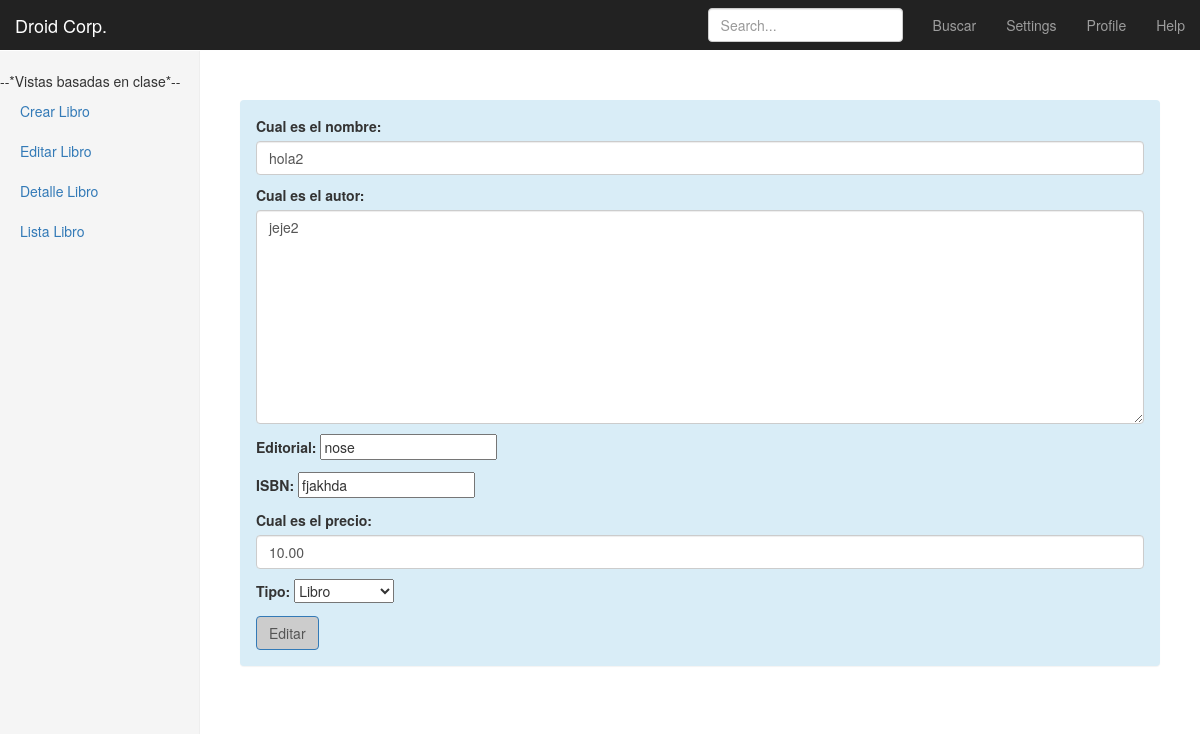
Before: /libros/1/editar/ with the older database file.
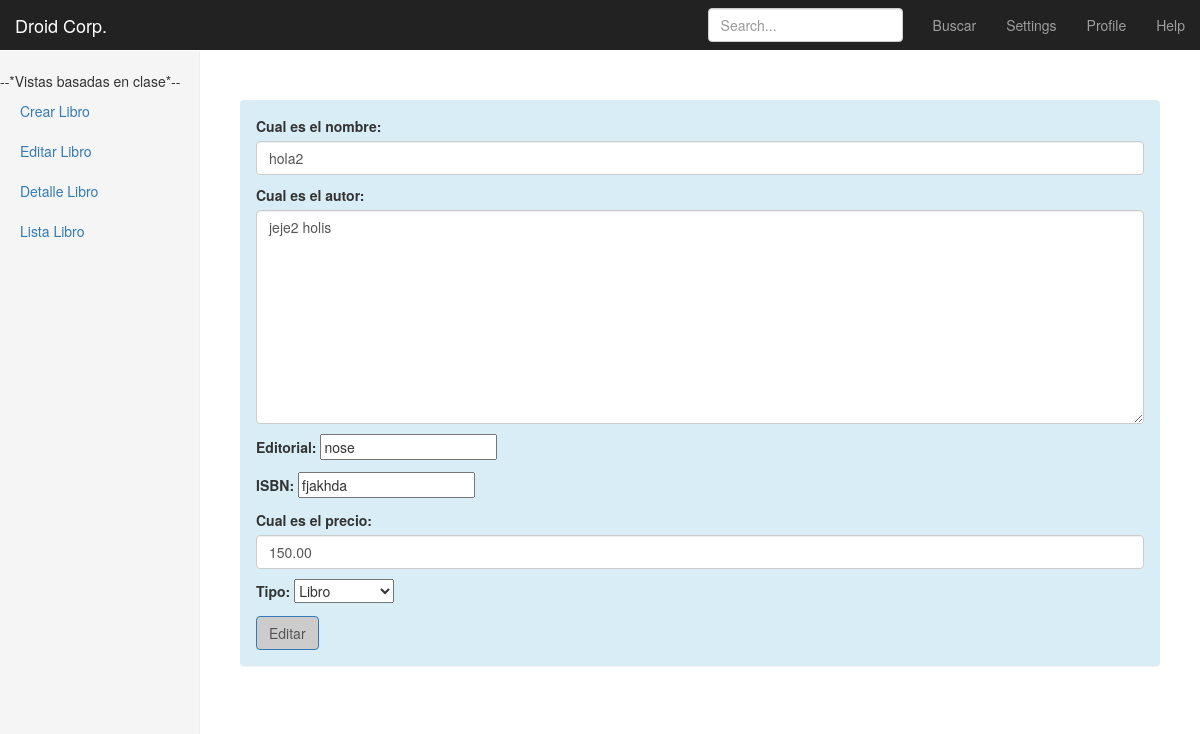
After: the same page with the newer database file.
### libros/models.py (models this page shows, shortened)
class libromodelo(models.Model):
    nombre = models.CharField(max_length = 40)
    autor = models.CharField(max_length = 40)
    editorial = models.CharField(max_length = 40)
    ISBN = models.CharField(max_length = 40)
    precio = models.DecimalField(max_digits=9999, decimal_places=2)
    slug = models.SlugField(blank=True)

### libros/views.py (the view)
# urls.py: url(r'^(?P<pk>\d+)/editar/$', ActualizarLibro.as_view(), name='update_view'),
class ActualizarLibro(UpdateView):
    model = libromodelo
    form_class = LibroModelForm
    success_url = "/libros/lista/"
    def get_context_data(self, *args, **kwargs):
        context = super(ActualizarLibro, self).get_context_data(*args, **kwargs)
        context["submit_btn"]="Editar"
        return context

### libros/forms.py (shortened to what this page needs)
class LibroModelForm(forms.ModelForm):
    tipo=forms.ChoiceField(choices=OPCIONES_TIPO)
    class Meta:
        model=libromodelo
        fields=[
            "nombre",
            "autor",
            "editorial",
            "ISBN",
            "precio",
            "tipo"
        ]
        labels={
            "nombre":"Cual es el nombre",
            "autor":"Cual es el autor",
            "precio":"Cual es el precio"
        }
        widgets={
            "nombre":forms.TextInput(attrs={'class':'form-control','placeholder':'Ponga el nombre'}),
            "autor":forms.Textarea(attrs={'class':'form-control'}),
            "precio":forms.NumberInput(attrs={'class':'form-control'})
        }

### templates/libros/libromodelo_form.html
{% extends "base.html" %}
{%block content%}
{%include "form.html" with form=form submit_btn=submit_btn%}
{%endblock%}

### templates/form.html (shortened to what this page needs)
<div class="panel panel-default">
  <div class="panel-body">
    <form class="" action="" method="POST" class=form-horizontal>{% csrf_token %}
      {{form.as_p}}
      <input type="submit" class ="btn btn-primary "name="" value="{{submit_btn}}">
    </form>
  </div>
</div>

Changed rows visible on the page:
changed libromodelo "hola2": autor "jeje2" → "jeje2 holis"; precio "10.00" → "150.00"
